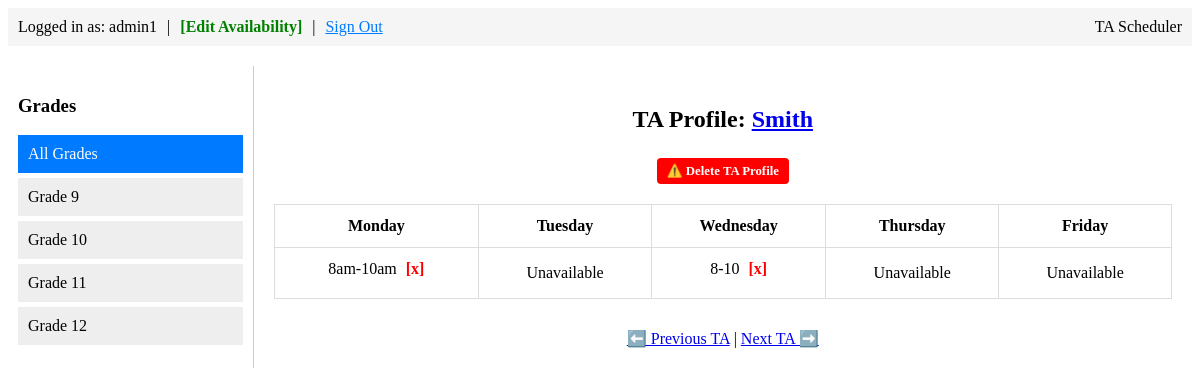
The app's page / (signed in) with its own data.
### tutoring/models.py (models this page shows, shortened)
class TA(models.Model):
    user = models.OneToOneField(User, on_delete=models.CASCADE, blank=True, null=True)
    name = models.CharField(max_length=100)
    bio = models.TextField()
    grades = models.CharField(max_length=50)

class Availability(models.Model):
    DAYS_OF_WEEK = [
        ('Monday', 'Monday'),
        ('Tuesday', 'Tuesday'),
        ('Wednesday', 'Wednesday'),
        ('Thursday', 'Thursday'),
        ('Friday', 'Friday'),
    ]
    ta = models.ForeignKey(TA, on_delete=models.CASCADE, related_name='availabilities')
    day = models.CharField(max_length=10, choices=DAYS_OF_WEEK)
    time_slot = models.CharField(max_length=50)

### tutoring/views.py (the view)
# urls.py: path('', views.ta_dashboard, name='ta_dashboard'),
def ta_dashboard(request):
    selected_grade = request.GET.get('grade', '')
    ta_index = int(request.GET.get('ta_index', 0))
    if selected_grade:
        ta_list = TA.objects.filter(grades__contains=selected_grade)
    else:
        ta_list = TA.objects.all()
    if ta_index < 0:
        ta_index = max(0, len(ta_list) - 1)
    elif ta_index >= len(ta_list) and len(ta_list) > 0:
        ta_index = 0
    current_ta = ta_list[ta_index] if ta_list.exists() else None
    schedule = {day: [] for day in ['Monday', 'Tuesday', 'Wednesday', 'Thursday', 'Friday']}
    if current_ta:
        slots = current_ta.availabilities.all()
        for slot in slots:
            if slot.day in schedule:
                schedule[slot.day].append(slot)
    context = {
        'current_ta': current_ta,
        'schedule': schedule,
        'ta_index': ta_index,
        'prev_index': ta_index - 1,
        'next_index': ta_index + 1,
        'selected_grade': selected_grade,
        'grades_list': ['9', '10', '11', '12'],
    }
    return render(request, 'tutoring/home.html', context)

### tutoring/templates/tutoring/home.html (shortened to what this page needs)
<!DOCTYPE html>
<html>
<head>
</head>
<body>
    <div class="header">
        <div class="auth-btn" style="display: flex; align-items: center; gap: 10px;">
            {% if user.is_authenticated %}
                <span>Logged in as: {{ user.username }}</span> |
                {% if user.is_superuser or user.ta %}
                    <a href="{% url 'edit_availability' %}" style="font-weight:bold; color:green; text-decoration: none;">[Edit Availability]</a> |
                {% endif %}
                <form method="post" action="{% url 'logout' %}" style="display: inline; margin: 0; padding: 0;">
                    <button type="submit" style="background: none; border: none; color: #007BFF; text-decoration: underline; cursor: pointer; font-size: inherit; font-family: inherit; padding: 0;">Sign Out</button>
                </form>
            {% else %}
                <a href="{% url 'login' %}">Sign In to Edit Availability</a>
                <a href="{% url 'signup' %}">Sign Up</a>
            {% endif %}
        </div>
        <div>TA Scheduler</div>
    </div>
    <div class="main-layout">
        <div class="sidebar">
            <h3>Grades</h3>
            <a href="{% url 'ta_dashboard' %}" class="tab {% if not selected_grade %}active{% endif %}">All Grades</a>
            {% for grade in grades_list %}
                <a href="{% url 'ta_dashboard' %}?grade={{ grade }}" class="tab {% if selected_grade == grade %}active{% endif %}">Grade {{ grade }}</a>
            {% endfor %}
        </div>
        <div class="content">
            {% if current_ta %}
                <h2>TA Profile: <a href="{% url 'ta_detail' current_ta.pk %}">{{ current_ta.name }}</a></h2>
                {% if user.is_superuser %}
                    <a href="{% url 'delete_ta' current_ta.pk %}" class="delete-ta-btn" onclick="return confirm('Permanently delete this TA profile and all their schedule slots?');">⚠️ Delete TA Profile</a>
                {% endif %}
                <table>
                    <thead>
                        <tr>
                            <th>Monday</th>
                            <th>Tuesday</th>
                            <th>Wednesday</th>
                            <th>Thursday</th>
                            <th>Friday</th>
                        </tr>
                    </thead>
                    <tbody>
                        <tr>
                            <td>
                                {% for slot in schedule.Monday %}
                                    <span class="slot-item">{{ slot.time_slot }}{% if user.is_superuser or user.ta == current_ta %}<a href="{% url 'delete_availability' slot.pk %}" class="delete-link" onclick="return confirm('Remove this schedule slot?');"> [x]</a>{% endif %}</span>
                                {% empty %}Unavailable{% endfor %}
                            </td>
                            <td>
                                {% for slot in schedule.Tuesday %}
                                    <span class="slot-item">{{ slot.time_slot }}{% if user.is_superuser or user.ta == current_ta %}<a href="{% url 'delete_availability' slot.pk %}" class="delete-link" onclick="return confirm('Remove this schedule slot?');"> [x]</a>{% endif %}</span>
                                {% empty %}Unavailable{% endfor %}
                            </td>
                            <td>
                                {% for slot in schedule.Wednesday %}
                                    <span class="slot-item">{{ slot.time_slot }}{% if user.is_superuser or user.ta == current_ta %}<a href="{% url 'delete_availability' slot.pk %}" class="delete-link" onclick="return confirm('Remove this schedule slot?');"> [x]</a>{% endif %}</span>
                                {% empty %}Unavailable{% endfor %}
                            </td>
                            <td>
                                {% for slot in schedule.Thursday %}
                                    <span class="slot-item">{{ slot.time_slot }}{% if user.is_superuser or user.ta == current_ta %}<a href="{% url 'delete_availability' slot.pk %}" class="delete-link" onclick="return confirm('Remove this schedule slot?');"> [x]</a>{% endif %}</span>
                                {% empty %}Unavailable{% endfor %}
                            </td>
                            <td>
                                {% for slot in schedule.Friday %}
                                    <span class="slot-item">{{ slot.time_slot }}{% if user.is_superuser or user.ta == current_ta %}<a href="{% url 'delete_availability' slot.pk %}" class="delete-link" onclick="return confirm('Remove this schedule slot?');"> [x]</a>{% endif %}</span>
                                {% empty %}Unavailable{% endfor %}
                            </td>
                        </tr>
                    </tbody>
                </table>
                <div class="navigation">
                    <a href="{% url 'ta_dashboard' %}?ta_index={{ prev_index }}&grade={{ selected_grade }}">⬅️ Previous TA</a> |
                    <a href="{% url 'ta_dashboard' %}?ta_index={{ next_index }}&grade={{ selected_grade }}">Next TA ➡️</a>
                </div>
            {% else %}
                <p>No TAs found for this criteria.</p>
            {% endif %}
        </div>
    </div>
</body>
</html>

### tutoring/templates/tutoring/home.html (style rules this page uses)
.header { display: flex; justify-content: space-between; padding: 10px; background: #f5f5f5; }
.main-layout { display: flex; margin-top: 20px; }
.sidebar { width: 20%; padding: 10px; border-right: 1px solid #ccc; }
.content { width: 80%; padding: 20px; text-align: center; }
.tab { display: block; padding: 10px; margin: 5px 0; background: #eee; text-decoration: none; color: black; }
.tab.active { background: #007BFF; color: white; }
table { width: 100%; border-collapse: collapse; margin-top: 20px; }
th, td { border: 1px solid #ddd; padding: 12px; text-align: center; }
.navigation { margin-top: 30px; }
.delete-link { color: red; text-decoration: none; font-weight: bold; margin-left: 5px; }
.delete-ta-btn { display: inline-block; color: white; background-color: red; padding: 5px 10px; text-decoration: none; border-radius: 4px; font-size: 0.8em; margin-top: 5px; font-weight: bold; }
.slot-item { margin-bottom: 8px; display: block; }

### records on screen
TA: name "Smith"
Availability: time_slot "8am-10am"
Availability: time_slot "8-10"

### other values on screen
{{ user.username }} "admin1"
{{ grade }} "9" "10" "11" "12"
